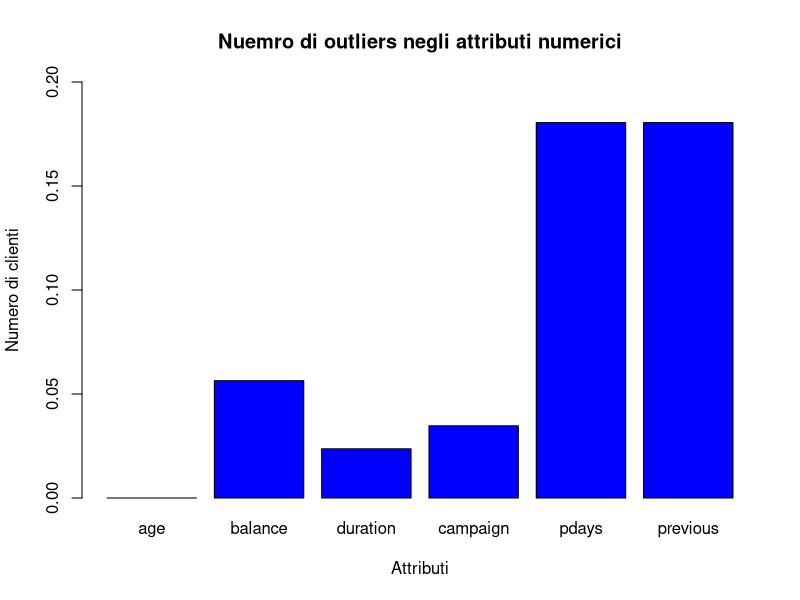

This chart was generated by the following R code:
#script utilizzato per individuare gli outliers presenti nel dataset, viene inoltre visualizzato un barplot delle percentuali
setwd("~/Documents/ProgettiUniversità/Progetto_ML_Porta/codice/R")

library(corrplot)
library(RColorBrewer)
library(e1071)
library(pROC)
library(ggplot2)
library(ROSE)
library(caret)

get_n_outlieras <- function(col, min, max){
  n = 0
  for(i in 1:nrow(dataset)){
    if(dataset[i, col] < min || dataset[i, col] > max){
      n = n+1
    }
  }
  return(n)
}

#caricamento dataset
dataset= read.csv("bank-int.csv", header = TRUE, sep=",", row.names=NULL)

dataset$y = factor(dataset$y)
#shuffle
set.seed(42)
dataset = dataset[sample(nrow(dataset), nrow(dataset)), ]

#rimuovo la prima colonna, ovvero l'id dei campioni
dataset$X = NULL

df_copy = data.frame(dataset)

print(nrow(df_copy))

range = 3
names(dataset)

n_out = c()

max = quantile(dataset$age, 0.75) + (IQR(dataset$age) * range)
min = quantile(dataset$age, 0.25) - (IQR(dataset$age) * range)

n = get_n_outlieras('age', min, max)
n_out = c(n_out, n/nrow(dataset))

max = quantile(dataset$balance, 0.75) + (IQR(dataset$balance) * range)
min = quantile(dataset$balance, 0.25) - (IQR(dataset$balance) * range)

n = get_n_outlieras('balance', min, max)
n_out = c(n_out, n/nrow(dataset))

max = quantile(dataset$duration, 0.75) + (IQR(dataset$duration) * range)
min = quantile(dataset$duration, 0.25) - (IQR(dataset$duration) * range)

n = get_n_outlieras('duration', min, max)
n_out = c(n_out, n/nrow(dataset))

max = quantile(dataset$campaign, 0.75) + (IQR(dataset$campaign) * range)
min = quantile(dataset$campaign, 0.25) - (IQR(dataset$campaign) * range)

n = get_n_outlieras('campaign', min, max)
n_out = c(n_out, n/nrow(dataset))

max = quantile(dataset$pdays, 0.75) + (IQR(dataset$pdays) * range)
min = quantile(dataset$pdays, 0.25) - (IQR(dataset$pdays) * range)

n = get_n_outlieras('pdays', min, max)
n_out = c(n_out, n/nrow(dataset))

max = quantile(dataset$previous, 0.75) + (IQR(dataset$previous) * range)
min = quantile(dataset$previous, 0.25) - (IQR(dataset$previous) * range)

n = get_n_outlieras('previous', min, max)
n_out = c(n_out, n/nrow(dataset))

nrow(dataset)
nrow(df_copy)

names(n_out) = c('age', 'balance', 'duration', 'campaign', 'pdays', 'previous')
n_out

barplot(n_out,
        main = 'Nuemro di outliers negli attributi numerici',
        ylim = c(0, 0.2),
        ylab = 'Numero di clienti',
        xlab = 'Attributi',
        col = c('blue'))
